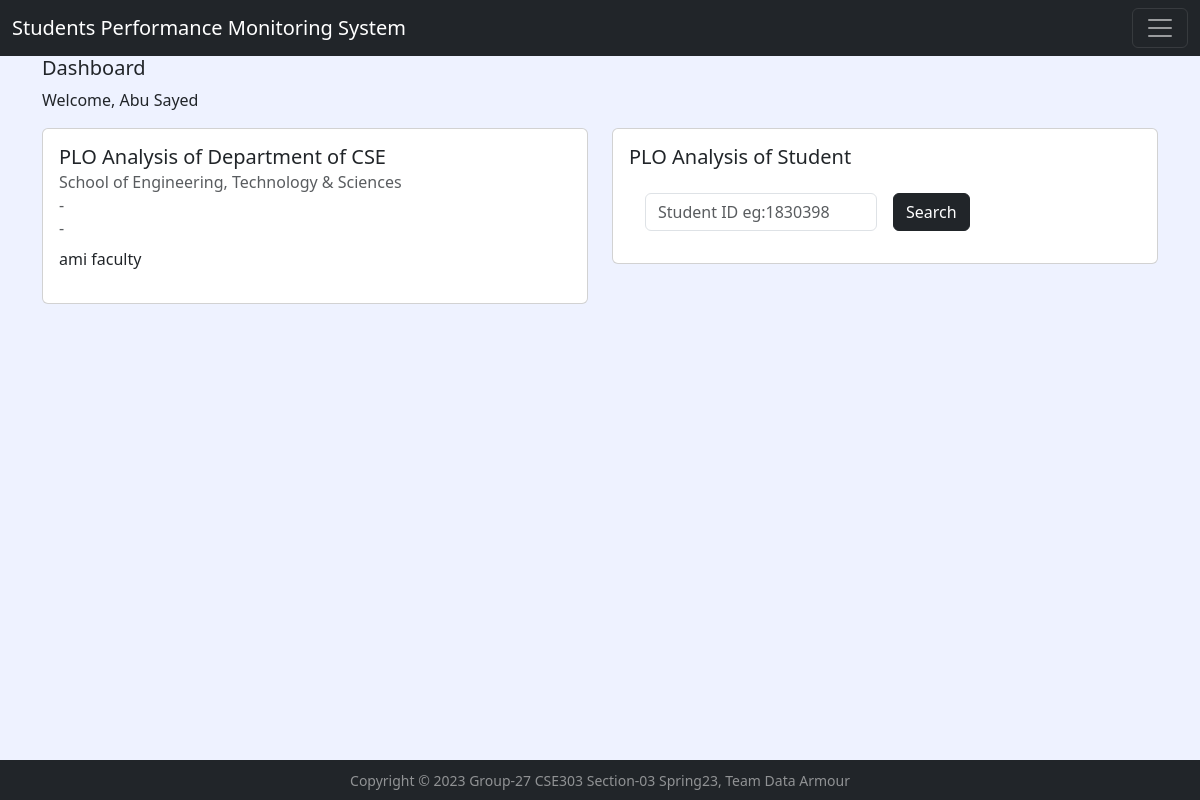
Screenshot of / (signed in) with the database file from the repository.
### app/models.py (models this page shows, shortened)
class User_T(AbstractUser):
    ROLES_CHOICES=(
        ('Admin', 'Admin'),
        ('Faculty', 'Faculty'),
        ('Student', 'Student'),
    )
    role = models.CharField(max_length=30, choices=ROLES_CHOICES)
    phone = models.CharField(max_length=15, null=True, blank=True)
    address = models.CharField(max_length=30, null=True, blank=True)
    department = models.ForeignKey(Department_T, on_delete=models.CASCADE, null=True, blank=True)

class Department_T(models.Model):
    departmentID = models.CharField(max_length=10, primary_key=True,null=False, blank=False)
    departmentName = models.CharField(max_length=255, null=False, blank=False)
    schoolID = models.ForeignKey(School_T, on_delete=models.CASCADE)
    def __str__(self):
        return str(self.departmentID)

class School_T(models.Model):
    schoolID = models.CharField(max_length=10, primary_key=True,null=False, blank=False)
    schoolName = models.CharField(max_length=255,null=False, blank=False)

### app/views.py (the view, shortened to what this page needs)
# urls.py: path('', home, name='home'),
def home(request):
    if request.user.is_authenticated:
        if request.user.role == 'Faculty':
            ploS = None
            if request.method == 'POST':
                try:
                    ploS = getPLO(request.POST['searchStudent'])
                except:
                    pass
            return render(request, 'home/home.html', {  'plo': getDeptWisePLO(request.user.department.departmentID),
                                                        'ploStudent': ploS})
    else:
        return redirect('login')

### app/templates/home/home.html (shortened to what this page needs)
{% extends 'base/base.html' %}
{% block content %}
    <h5>Dashboard</h5>
    <p>Welcome, {{user.first_name}} {{user.last_name}}</p>
    {% if user.role == 'Faculty' %}
      <div class="row">
        <div class="col" style="width: 50%;">
          <div class="card" >
              <div class="card-body">
                  <h5 class="card-title">PLO Analysis of Department of {{user.department}}</h5>
                  <h6 class="card-subtitle mb-2 text-body-secondary">{{user.department.schoolID.schoolName}}</h6>
                  <h6 class="card-subtitle mb-2 text-body-secondary">-</h6>
                  <h6 class="card-subtitle mb-2 text-body-secondary">-</h6>
                  {% include 'home/facultyHome.html' %}
              </div>
          </div>
        </div>
        <div class="col" style="width: 50%;">
          <div class="card" >
              <div class="card-body">
                  <h5 class="card-title">PLO Analysis of Student</h5>
                  {% include 'home/faculty_home_po_student.html' %}
              </div>
          </div>
        </div>
      </div>
    {% endif %}
{% endblock content %}

### rows the page displays
User_T: first_name "Abu", last_name "Sayed", department "CSE", department.schoolID.schoolName "School of Engineering, Technology & Sciences"
